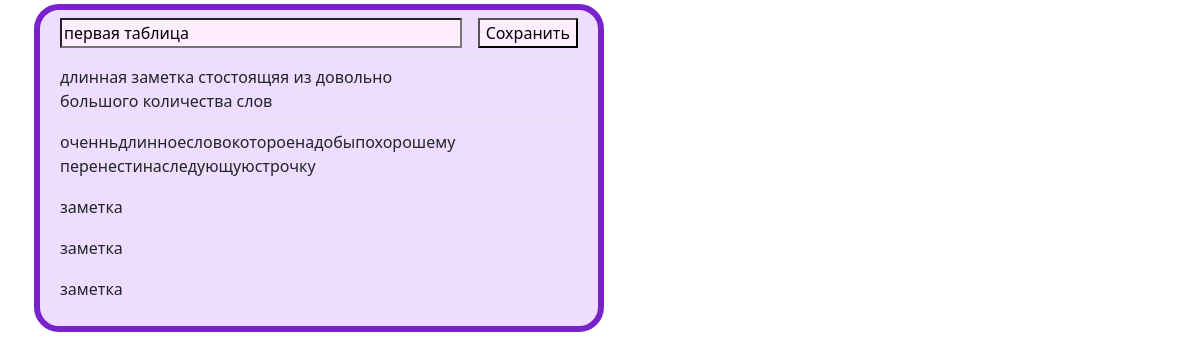
The app's page /edit_title/22/ with its own data.
### app/models.py (models this page shows)
class Title(models.Model):
    name = models.CharField(max_length=100)

class Note(models.Model):
    id_title = models.ForeignKey(Title, on_delete = models.CASCADE)
    text = models.CharField(max_length=100)

### app/views.py (the view)
# urls.py: path('edit_title/<int:id>/', views.edit_title),
def edit_title(request, id):
    titles = Title.objects.all()
    tables = {}
    for i in titles:
        tables[i] = Note.objects.filter(id_title=i)
    return render(request, "app/edit_title.html", {"tables": tables, "id": id})

### templates/app/edit_title.html (shortened to what this page needs)
{% load static %}
<!DOCTYPE html>
<html>
<head>
    <link href="https://cdn.jsdelivr.net/npm/bootstrap@5.2.0-beta1/dist/css/bootstrap.min.css" rel="stylesheet">
    <link rel="stylesheet" href="{% static 'css/style1.css'%}" type="text/css">
</head>
<body>
    <div class="container">
        <div class="row">
            {% for table, note_set in tables.items %}
                {% if table.id == id %}
                <div class="col-6 p-30 m-1 border-box">
                    <table class="table">
                        <form method="POST" action="submit/">
                            <thead>
                            <td>
                                <input type="text" name="text" value="{{table.name}}" />
                            </td>
                            <th>
                                 <input type="submit" value="Сохранить">
                            </th>
                            </thead>
                        </form>
                        {% for note in note_set %}
                        <tr>
                            <td><div class="text-wrap text-break">{{ note.text }}</div></td>
                            <th>
                            </th>
                        </tr>
                        {% endfor %}
                    </table>
                </div>
                {% endif %}
            {% endfor %}
        </div>
    </div>
</body>
</html>

### app/static/css/style1.css (style rules this page uses)
table { border-collapse: collapse; }
.border-box { border: 6px solid #7922CC; border-radius: 25px; background-color: #EEDDFF; min-width: 30%; }
input { background-color: #FFEEFF; }
table input { width: 100%; }

### records on screen
Title: text "первая таблица"
Note: text "длинная заметка стостоящяя из довольно большого количества слов"
Note: text "оченньдлинноесловокотороенадобыпохорошемуперенестинаследующуюстрочку"
Note: text "заметка"
Note: text "заметка"
Note: text "заметка"
